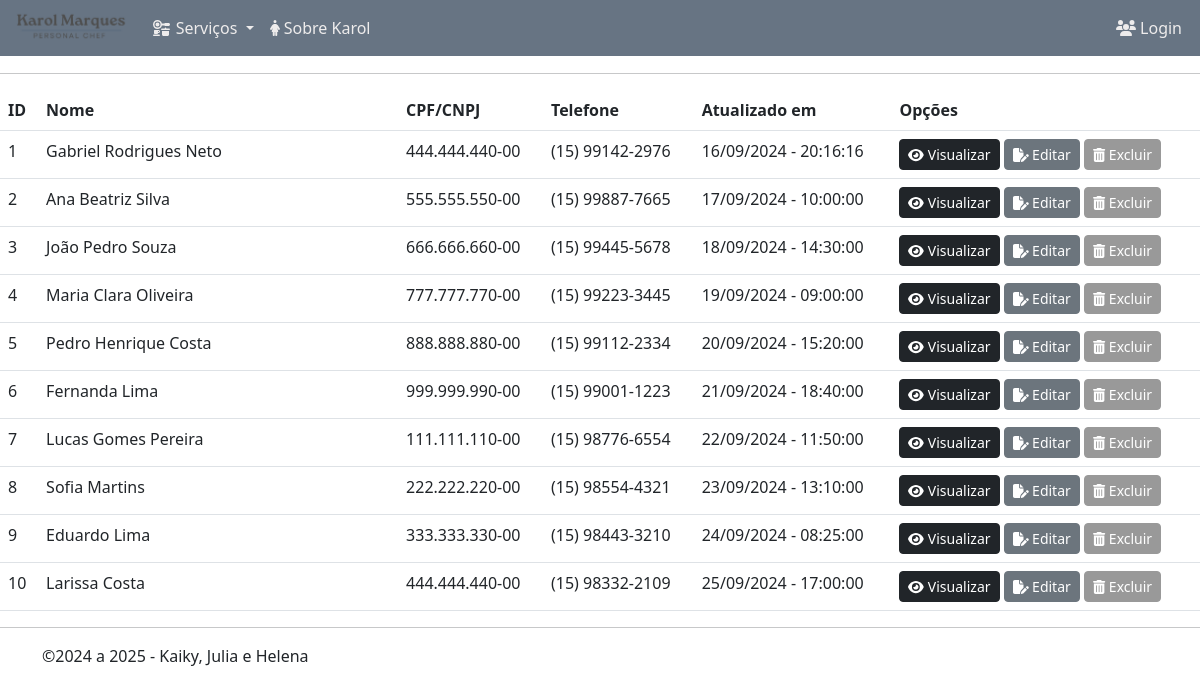
Page /customers/index.php on the committed database.
### tables this page shows
CREATE TABLE IF NOT EXISTS `customers` (
  `id` int NOT NULL AUTO_INCREMENT PRIMARY KEY,
  `name` 		    varchar(100) NOT NULL,
  `cpf_cnpj` 	    varchar(14) NOT NULL,
  `birthdate`       datetime NOT NULL,
  `address` 	    varchar(255) NOT NULL,
  `hood` 		    varchar(100) NOT NULL,
  `zip_code` 	    varchar(8) NOT NULL,
  `city` 		    varchar(100) NOT NULL,
  `state` 		    varchar(2) NOT NULL,
  `phone` 		    varchar(13) NOT NULL,
  `ie` 			    varchar(15) NOT NULL,
  `created` 	    datetime NOT NULL,
  `modified` 	    datetime NOT NULL
);

### customers/functions.php (called while the page is built, shortened)
<?php
function index()
{
    $db = open_database();
    try {
        $stmt = $db->query('SELECT * FROM customers');
        $customers = $stmt->fetchAll(PDO::FETCH_ASSOC);
    } catch (PDOException $e) {
        echo 'Erro ao listar clientes: ' . $e->getMessage();
    }
}

### inc/database.php (called while the page is built, shortened)
<?php
function formatadata($date, $formato)
{
    $dt = new DateTime($date, new DateTimeZone("America/Sao_Paulo"));
    return $dt->format($formato);
}
function formatacpfcnpj($cpf_cnpj)
{
    if (strlen($cpf_cnpj) === 11) {
        return substr($cpf_cnpj, 0, 3) . "." . substr($cpf_cnpj, 3, 3) . "." . substr($cpf_cnpj, 6, 3) . "-" . substr($cpf_cnpj, 9, 2);
    } elseif (strlen($cpf_cnpj) === 14) {
        return substr($cpf_cnpj, 0, 2) . "." . substr($cpf_cnpj, 2, 3) . "." . substr($cpf_cnpj, 5, 3) . "/" . substr($cpf_cnpj, 8, 4) . "-" . substr($cpf_cnpj, 12, 2);
    }
    return $cpf_cnpj;
}
function formataphone($phone)
{
    $phone = "(" . substr($phone, 0, 2) . ") " . substr($phone, 2, 5) . "-" . substr($phone, 7, 4);
    return $phone;
}

### customers/index.php (the view, shortened to what this page needs)
<?php
    include('functions.php');
    index();
?>
            <header class="mt-2 ">
                <div class="row">
                    <div class="col-sm-6">
                        <h2>Clientes</h2>
                    </div>
                    <div class="col-sm-6 text-right h2">
                        <a class="btn btn-secondary" href="add.php"><i class="fa fa-user-plus"></i> Novo Cliente</a>
                        <a class="btn btn-light" href="index.php"><i class="fa fa-refresh"></i> Atualizar</a>
                    </div>
                </div>
            </header>
            <hr>
            <table class="table table-hover">
                <thead>
                    <tr>
                        <th>ID</th>
                        <th width="30%">Nome</th>
                        <th>CPF/CNPJ</th>
                        <th>Telefone</th>
                        <th>Atualizado em</th>
                        <th>Opções</th>
                    </tr>
                </thead>
                <tbody>
                    <?php if ($customers) : ?>
                        <?php foreach ($customers as $customer) : ?>
                            <tr>
                                <td><?php echo $customer['id']; ?></td>
                                <td><?php echo $customer['name']; ?></td>
                                <td><?php echo formatacpfcnpj($customer['cpf_cnpj']); ?></td>
                                <td><?php echo formataphone($customer['phone']); ?></td>
                                <td><?php echo formatadata($customer['modified'],"d/m/Y - H:i:s"); ?></td>
                                <td class="actions text-right">
                                    <a href="view.php?id=<?php echo $customer['id']; ?>" class="btn btn-sm btn-dark"><i class="fa fa-eye"></i> Visualizar</a>
                                    <a href="edit.php?id=<?php echo $customer['id']; ?>" class="btn btn-sm btn-secondary"><i class="fa fa-file-pen"></i> Editar</a>
                                    <a href="#" class="btn btn-sm btn-light" data-bs-toggle="modal" data-bs-target="#delete-modal" data-customer="<?php echo $customer['id']; ?>">
                                        <i class="fa fa-trash-can"></i> Excluir
                                    </a>
                                </td>
                            </tr>
                    <?php endforeach; ?>
                    <?php else : ?>
                        <tr>
                            <td colspan="6">Nenhum registro encontrado.</td>
                        </tr>
                    <?php endif; ?>
                </tbody>
            </table>

### css/style.css (style rules this page uses)
body { margin-bottom: 30px; }
.btn-light { color: #fff; background-color: #999; border-color: #999; }

### rows in the picture
customers: id "1", name "Gabriel Rodrigues Neto", cpf_cnpj "444.444.440-00", phone "(15) 99142-2976", modified "16/09/2024 - 20:16:16"
customers: id "2", name "Ana Beatriz Silva", cpf_cnpj "555.555.550-00", phone "(15) 99887-7665", modified "17/09/2024 - 10:00:00"
customers: id "3", name "João Pedro Souza", cpf_cnpj "666.666.660-00", phone "(15) 99445-5678", modified "18/09/2024 - 14:30:00"
customers: id "4", name "Maria Clara Oliveira", cpf_cnpj "777.777.770-00", phone "(15) 99223-3445", modified "19/09/2024 - 09:00:00"
customers: id "5", name "Pedro Henrique Costa", cpf_cnpj "888.888.880-00", phone "(15) 99112-2334", modified "20/09/2024 - 15:20:00"
customers: id "6", name "Fernanda Lima", cpf_cnpj "999.999.990-00", phone "(15) 99001-1223", modified "21/09/2024 - 18:40:00"
customers: id "7", name "Lucas Gomes Pereira", cpf_cnpj "111.111.110-00", phone "(15) 98776-6554", modified "22/09/2024 - 11:50:00"
customers: id "8", name "Sofia Martins", cpf_cnpj "222.222.220-00", phone "(15) 98554-4321", modified "23/09/2024 - 13:10:00"
customers: id "9", name "Eduardo Lima", cpf_cnpj "333.333.330-00", phone "(15) 98443-3210", modified "24/09/2024 - 08:25:00"
customers: id "10", name "Larissa Costa", cpf_cnpj "444.444.440-00", phone "(15) 98332-2109", modified "25/09/2024 - 17:00:00"

### other values in the picture
$data->format("Y") "2025"
